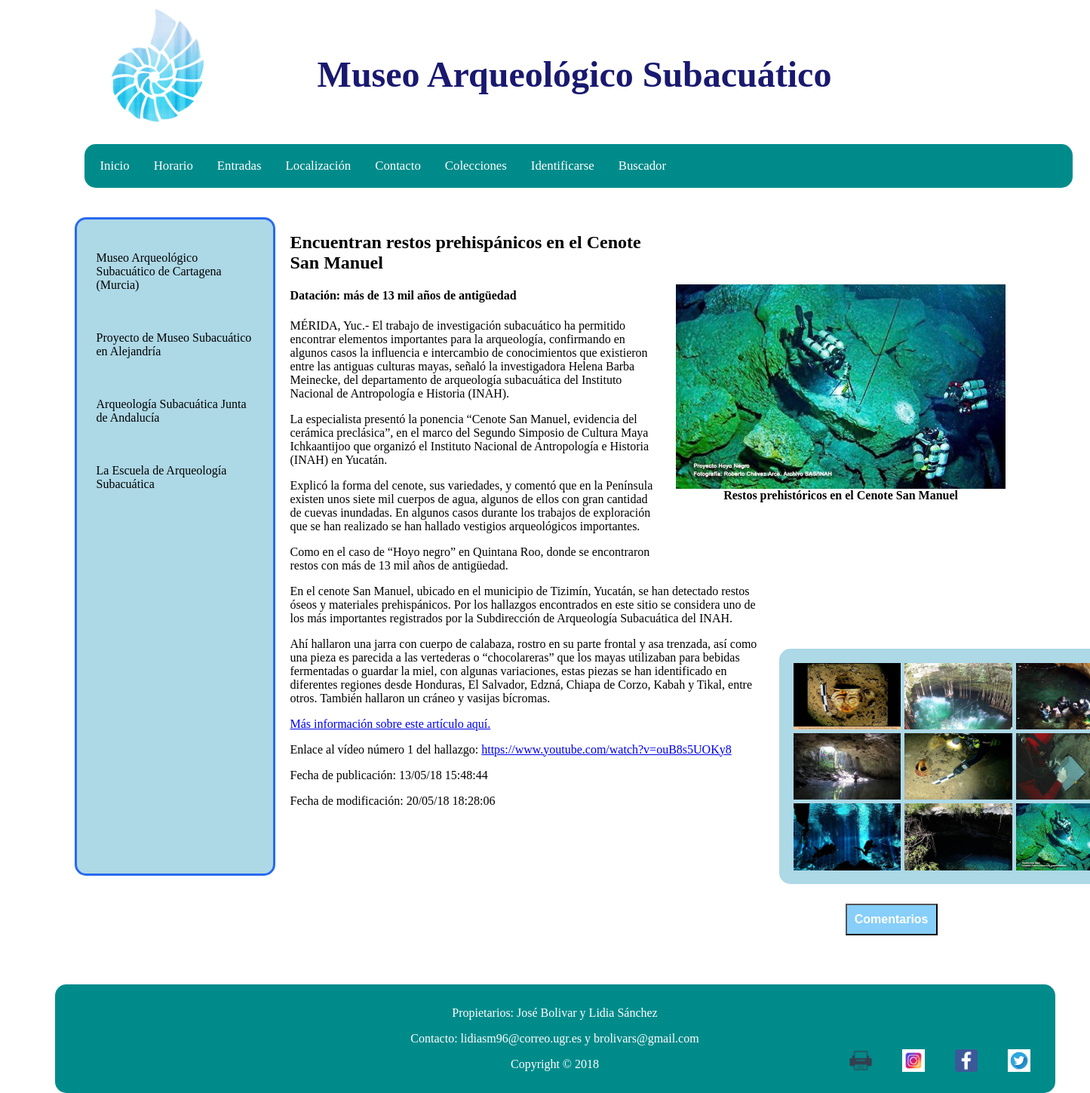
Page /PHP/index.php?obra=1 on the committed database.
### tables this page shows
CREATE TABLE `obras` (
  `ID` int(3) NOT NULL,
  `miniatura` text NOT NULL,
  `descripcion` text NOT NULL,
  `Titulo` text NOT NULL,
  `Imagen` text NOT NULL,
  `Fecha_Publicacion` timestamp NULL DEFAULT NULL ON UPDATE CURRENT_TIMESTAMP,
  `Fecha_Modificacion` timestamp NOT NULL DEFAULT '0000-00-00 00:00:00'
);

### PHP/index.php (called while the page is built, shortened)
<?php
    require_once("bd/ConexionBD.php");
    require("controladores/controlador_Obras.php");
?>

### PHP/bd/ConexionBD.php (called while the page is built, shortened)
<?php
    class ConexionBD {
        public static function abrirConexion() {
    	    $conexion = new mysqli('localhost', 'sibw1718', 'sibw1718') or exit('No se pudo conectar con el servidor');
    	    mysqli_select_db($conexion,'p5_sibw_bd') or die ( "No se ha podido conectar a la base de datos" );
        	mysqli_set_charset($conexion, 'utf8');
        	return $conexion;
        }
    }
?>

### PHP/modelos/modelo_Obras.php (called while the page is built, shortened)
<?php
class ModeloObras{
	public $conexionBD;
    public function __construct() {
	    $this->conexionBD = ConexionBD::abrirConexion();
    }
    public function getNombre ($id_obra) {
        $seleccion = "SELECT Titulo FROM obras WHERE ID = $id_obra";
        $resultado = mysqli_query ($this->conexionBD, $seleccion);
        $nombre = array();
        while ( $fila = mysqli_fetch_array ($resultado) ) {
            $nombre = $fila[0];
        }
        return $nombre;
    }
    public function getImagen ($id_obra) {
        $seleccion = "SELECT Imagen FROM obras WHERE ID = $id_obra";
        $resultado = mysqli_query ($this->conexionBD, $seleccion);
        while ( $fila = mysqli_fetch_array ($resultado) ) {
            $imagen = $fila[0];
        }
        return $imagen;
    }
    public function getDescripcion ($id_obra) {
        $seleccion = "SELECT descripcion FROM obras WHERE ID = $id_obra";
        $resultado = mysqli_query ($this->conexionBD, $seleccion);
        while ( $fila = mysqli_fetch_array ($resultado) ) {
            $descripcion = $fila[0];
        }
        return $descripcion;
    }
    public function getGaleria ($id_obra) {
        $seleccion = "SELECT ruta_imagen FROM galerias WHERE obra_asociada=$id_obra";
        $resultado = mysqli_query ($this->conexionBD, $seleccion);
        $galeria = array();
        while ( $fila = mysqli_fetch_array ($resultado, MYSQLI_ASSOC) ) {
            $galeria[] = $fila['ruta_imagen'];
        }
        return $galeria;
    }
    public function getVideos($id_obra) {
        $seleccion = "SELECT url_video FROM videos WHERE obra_asociada=$id_obra";
        $resultado = mysqli_query ($this->conexionBD, $seleccion);
        $videos = array();
        while ( $fila = mysqli_fetch_array ($resultado, MYSQLI_ASSOC) ) {
            $videos[] = $fila['url_video'];
        }
        return $videos;
    }
    public function getFechaPublicacion($id_obra) {
        $seleccion = "SELECT Fecha_Publicacion FROM obras WHERE ID = $id_obra";
        $resultado = mysqli_query ($this->conexionBD, $seleccion);
        while ( $fila = mysqli_fetch_array ($resultado) ) {
            $fecha_publ = $fila[0];
        }
        return $fecha_publ;
    }
    public function getFechaModificacion($id_obra) {
        $seleccion = "SELECT Fecha_Modificacion FROM obras WHERE ID = $id_obra";
        $resultado = mysqli_query ($this->conexionBD, $seleccion);
        while ( $fila = mysqli_fetch_array ($resultado) ) {
            $fecha_mod = $fila[0];
        }
        return $fecha_mod;
    }
}
?>

### PHP/vistas/formulario.php (the view, shortened to what this page needs)
<button id="botonComentarios" onclick="mostrarPanelComentarios()">Comentarios</button>

### PHP/vistas/obra.php
<div class = "Contenido">
	<div class="dos_columnas">
		<?php
			if(isset($_GET["obra"])){
				echo "<div class='img_obra'>";
				echo "<img src='../Imagenes/" .$imagen_obra. "'>";
				echo "<div class='pie_foto'>" .$nombre_obra. "</div>";
				echo "</div>";
				echo "<div class ='Descripcion'>";
				echo "<p> $descripcion </p>";
				echo "</div>";
				if (count($galeria_obra) > 0) { ?>
					<div class="galeria">
				        <?php
				          for ($i=0; $i < count($galeria_obra); $i++) {
				            ?>
				            <div class = "obras_galeria">
				            	<?php echo '<img src="../Imagenes/' .$galeria_obra[$i]. '"/>';?>
				            </div>
			          	<?php } ?>
					</div>
				<?php }
				for ($j=0; $j < count($videos_obra); $j++) {
					$n_video = $j+1;
					echo "<p>Enlace al vídeo número $n_video del hallazgo: <a href='$videos_obra[$j]' target='_blank'>$videos_obra[$j]</a></p>";
				}
       			$fechaPubl_formateada = date('d/m/y H:i:s', strtotime($fecha_publicacion));
				echo "<p>Fecha de publicación: ".$fechaPubl_formateada."</p>";
				$fechaModif_formateada = date('d/m/y H:i:s', strtotime($fecha_modificacion));
				echo "<p>Fecha de modificación: ".$fechaModif_formateada."</p>";
			}
		?>
	</div>
</div>

### CSS/estilo-obras-portada.css (style rules this page uses)
body { font-size: 100%; padding: 0; margin: 0; }
img { width: 100%; height: auto; }
.pie_foto { text-align: center; color: black; font-weight: bold; font-size: 100%; margin-bottom: 10%; width: 100%; }
.Contenido, .video { float: right; width: 48%; margin-right: 28%; margin-bottom: 2%; }
.img_obra { float: right; width: 70%; margin-top: 50px; margin-right: -55%; padding: 3%; }
.galeria { display: grid; grid-template-columns: auto auto auto; grid-column-gap: 5px; grid-row-gap: 5px; width: 70%; border-radius: 15px; background-color: lightblue; padding: 15px; float: right; width: 70%; margin-top: -20%; margin-right: -80%; padding: 3%; }
.obras_galeria { width: 100%; height: auto; float: right; }
#botonComentarios { float: right; color: white; font-weight: bold; background: lightskyblue; margin-right: 10%; margin-left: 10%; margin-bottom: 5%; padding: 10px; font-size: 100%; }

### CSS/estilo-print.css (style rules this page uses)
body { font-size: 100%; margin-left: 50px; }
img { width: 100%; height: 20%; position: absolute; margin-top: -40%; }
.pie_foto { text-align: center; color: black; font-weight: bold; font-size: 100%; margin-bottom: 10%; margin-top: -10%; width: 100%; position: absolute; }
.Contenido { float: right; width: 100%; margin-right: 5%; margin-bottom: 2%; font: serif; }
.img_obra { float: left; background-color: white; width: 100%; margin-top: 5%; }
button { display: none; }
.dos_columnas { column-count: 2; margin-top: 40%; }
.galera, .obras_galeria { display: none; }

### rows in the picture
obras: Imagen (picture), Titulo "Restos prehistóricos en el Cenote San Manuel", descripcion "Encuentran restos prehispánicos en el Cenote San Manuel Datación: más de 13 mil años de antigüedad MÉRIDA, Yuc.- El trabajo de investigación subacuático ha permitido encontrar elementos importantes para la arqueología, confirmando en algunos casos la influencia e intercambio de conocimientos que existieron entre las antiguas culturas mayas, señaló la investigadora Helena Barba Meinecke, del departamento de arqueología subacuática del Instituto Nacional de Antropología e Historia (INAH). La especialista presentó la ponencia “Cenote San Manuel, evidencia del cerámica preclásica”, en el marco del Segundo Simposio de Cultura Maya Ichkaantijoo que organizó el Instituto Nacional de Antropología e…", Fecha_Publicacion "13/05/18 15:48:44", Fecha_Modificacion "20/05/18 18:28:06"

### other values in the picture
$nombresMenus[$i] "Inicio"
$nombresMenus[$i] "Horario"
$nombresMenus[$i] "Entradas"
$nombresMenus[$i] "Localización"
$nombresMenus[$i] "Contacto"
$nombresMenus[$i] "Colecciones"
$nombresMenus[$i] "Identificarse"
$nombresMenus[$i] "Buscador"
$n_video "1"
$videos_obra[$j] "https://www.youtube.com/watch?v=ouB8s5UOKy8"
